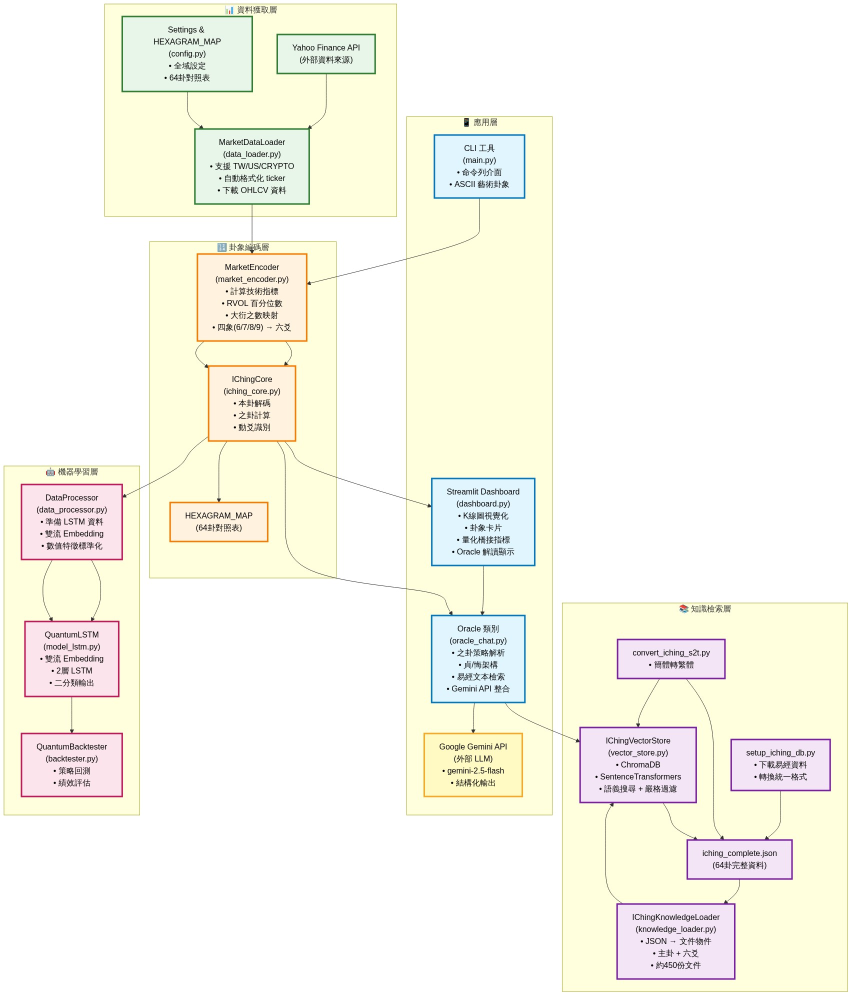
#> input picture docs/architecture_images/diagram_01_完整系統架構類似_RAG_架構圖風格.png, 1703 x 1991 px (shown at 1/2 size); its folder holds only this picture in this run
$ python convert_to_ppt_format.py
#> lines starting #> are read from the running program, lines starting #| are printed output that depends on the picture
"""將架構圖轉換為 PowerPoint 16:9 格式 (1920x1080).

此腳本會：
1. 讀取現有的架構圖 PNG
2. 調整為 16:9 比例 (1920x1080)
3. 保持內容不變，添加適當的背景
4. 輸出為適合 PowerPoint 的圖片

使用方法:
    python convert_to_ppt_format.py
"""

from pathlib import Path
from PIL import Image, ImageDraw, ImageFont
import os

# PowerPoint 16:9 標準尺寸
PPT_WIDTH = 1920
PPT_HEIGHT = 1080
PPT_RATIO = 16 / 9


def resize_for_ppt(input_path: Path, output_path: Path, background_color: str = "#FFFFFF") -> None:
    """將圖片調整為 PowerPoint 16:9 格式.

    Args:
        input_path: 輸入圖片路徑
        output_path: 輸出圖片路徑
        background_color: 背景顏色（十六進制）
    """
#> called with background_color = '#FFFFFF'
    # 讀取原始圖片
    img = Image.open(input_path)
#> img is the input picture: PIL image 1703x1991 RGB; mean R, G, B 248.7, 247.9, 237.3
    original_width, original_height = img.size
#> original_width = 1703; original_height = 1991

    # 計算縮放比例（保持寬高比）
    # 目標是填滿 1920x1080，但保持原始比例
    scale_w = PPT_WIDTH / original_width
#> scale_w = 1.13
    scale_h = PPT_HEIGHT / original_height
#> scale_h = 0.542
    scale = min(scale_w, scale_h)  # 使用較小的比例，確保圖片完全顯示
#> scale = 0.542

    # 計算新尺寸
    new_width = int(original_width * scale)
#> new_width = 923
    new_height = int(original_height * scale)
#> new_height = 1080

    # 調整圖片大小（使用高品質重採樣）
    resized_img = img.resize((new_width, new_height), Image.Resampling.LANCZOS)

    # 建立 1920x1080 的背景
    ppt_img = Image.new('RGB', (PPT_WIDTH, PPT_HEIGHT), background_color)
#> ppt_img: PIL image 1920x1080 RGB; every value is 255

    # 計算居中位置
    x_offset = (PPT_WIDTH - new_width) // 2
#> x_offset = 498
    y_offset = (PPT_HEIGHT - new_height) // 2
#> y_offset = 0

    # 將調整後的圖片貼到背景上（居中）
    ppt_img.paste(resized_img, (x_offset, y_offset), resized_img if resized_img.mode == 'RGBA' else None)
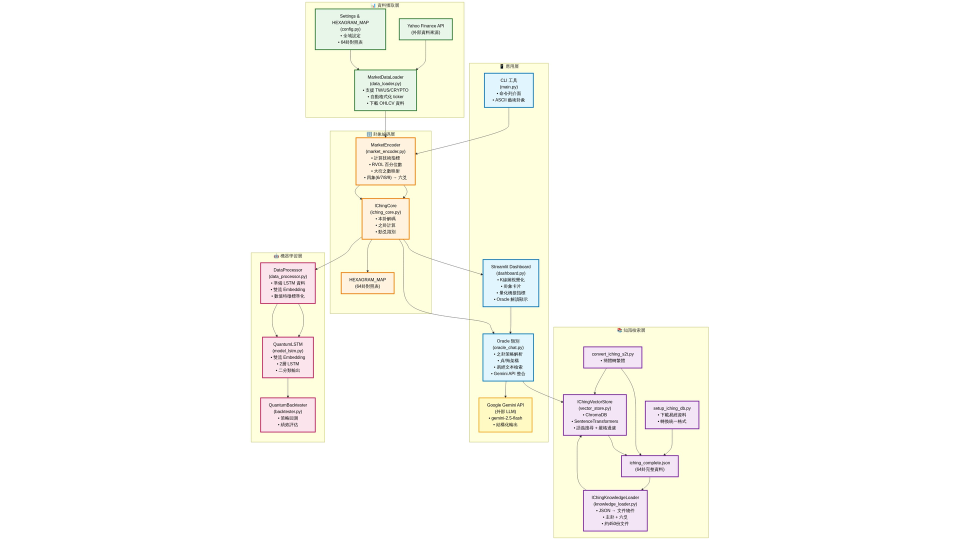
#> ppt_img: PIL image 1920x1080 RGB (shown at 1/2 size); mean R, G, B 251.9, 251.5, 246.5

    # 儲存
    output_path.parent.mkdir(parents=True, exist_ok=True)
    ppt_img.save(output_path, 'PNG', quality=95, optimize=True)

    print(f"  [OK] {input_path.name} -> {output_path.name}")
    print(f"       原始: {original_width}x{original_height}, 調整後: {new_width}x{new_height}, 居中於 {PPT_WIDTH}x{PPT_HEIGHT}")
#|        原始: 1703x1991, 調整後: 923x1080, 居中於 1920x1080


def main():
    """主函數：處理所有架構圖."""
    print("=" * 60)
    print("將架構圖轉換為 PowerPoint 16:9 格式")
    print("=" * 60)

    # 輸入和輸出目錄
    input_dir = Path("docs/architecture_images")
    output_dir = Path("docs/ppt_images")
    output_dir.mkdir(parents=True, exist_ok=True)

    # 要處理的圖片列表
    images_to_process = [
        "diagram_01_完整系統架構類似_RAG_架構圖風格.png",
        "diagram_02_詳細資料流程圖_主要流程使用者查詢_Oracle_解讀.png",
        "diagram_04_大衍之數映射流程.png"
    ]

    print(f"\n處理圖片...")
    print(f"輸入目錄: {input_dir}")
    print(f"輸出目錄: {output_dir}")
    print(f"目標尺寸: {PPT_WIDTH}x{PPT_HEIGHT} (16:9)\n")

    success_count = 0
    for img_name in images_to_process:
        input_path = input_dir / img_name
        if not input_path.exists():
            print(f"  [SKIP] {img_name} 不存在")
            continue

        # 生成輸出檔名（添加 _ppt 後綴）
        base_name = img_name.replace('.png', '')
        output_name = f"{base_name}_ppt.png"
        output_path = output_dir / output_name

        try:
            resize_for_ppt(input_path, output_path)
            success_count += 1
        except Exception as e:
            print(f"  [FAILED] {img_name}: {e}")

    print("\n" + "=" * 60)
    print(f"轉換完成: {success_count}/{len(images_to_process)} 成功")
    print(f"輸出位置: {output_dir}")
    print("=" * 60)
    print("\n使用說明:")
    print("1. 這些圖片已調整為 16:9 比例 (1920x1080)")
    print("2. 可以直接插入 PowerPoint 簡報")
    print("3. 圖片內容保持不變，已居中顯示在白色背景上")


if __name__ == "__main__":
    try:
        from PIL import Image
    except ImportError:
        print("錯誤: 需要安裝 Pillow 套件")
        print("請執行: pip install Pillow")
        exit(1)

    main()
